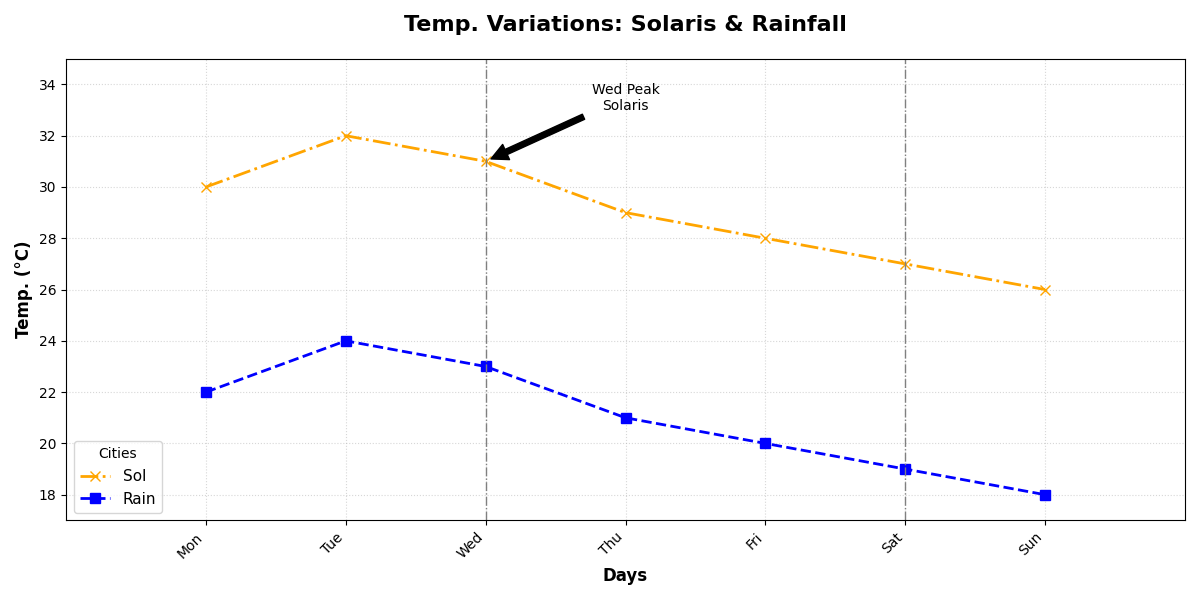

The script that drew this image:
import matplotlib.pyplot as plt
import numpy as np

days = ['Mon', 'Tue', 'Wed', 'Thu', 'Fri', 'Sat', 'Sun']

solar_temps = [30, 32, 31, 29, 28, 27, 26]
rain_temps = [22, 24, 23, 21, 20, 19, 18]

day_indices = np.arange(len(days))

fig, ax = plt.subplots(figsize=(12, 6))

ax.plot(day_indices, solar_temps, marker='x', markersize=7, color='orange', label='Sol', linestyle='-.', linewidth=2)
ax.plot(day_indices, rain_temps, marker='s', markersize=7, color='blue', label='Rain', linestyle='--', linewidth=2)

ax.set_title('Temp. Variations: Solaris & Rainfall', fontsize=16, weight='bold', pad=20)
ax.set_xlabel('Days', fontsize=12, weight='bold')
ax.set_ylabel('Temp. (°C)', fontsize=12, weight='bold')

ax.set_xticks(day_indices)
ax.set_xticklabels(days, rotation=45, ha='right')

ax.grid(visible=True, linestyle=':', alpha=0.5)

ax.legend(loc='lower left', fontsize=11, title='Cities')

highlight_days = [2, 5]
for day in highlight_days:
    ax.axvline(x=day, color='grey', linestyle='-.', linewidth=1)

ax.annotate('Wed Peak\nSolaris', xy=(2, 31), xytext=(3, 33),
            arrowprops=dict(facecolor='black', shrink=0.05), fontsize=10, ha='center')

plt.xlim(-1, 7)
plt.ylim(17, 35)

plt.tight_layout()
plt.show()
